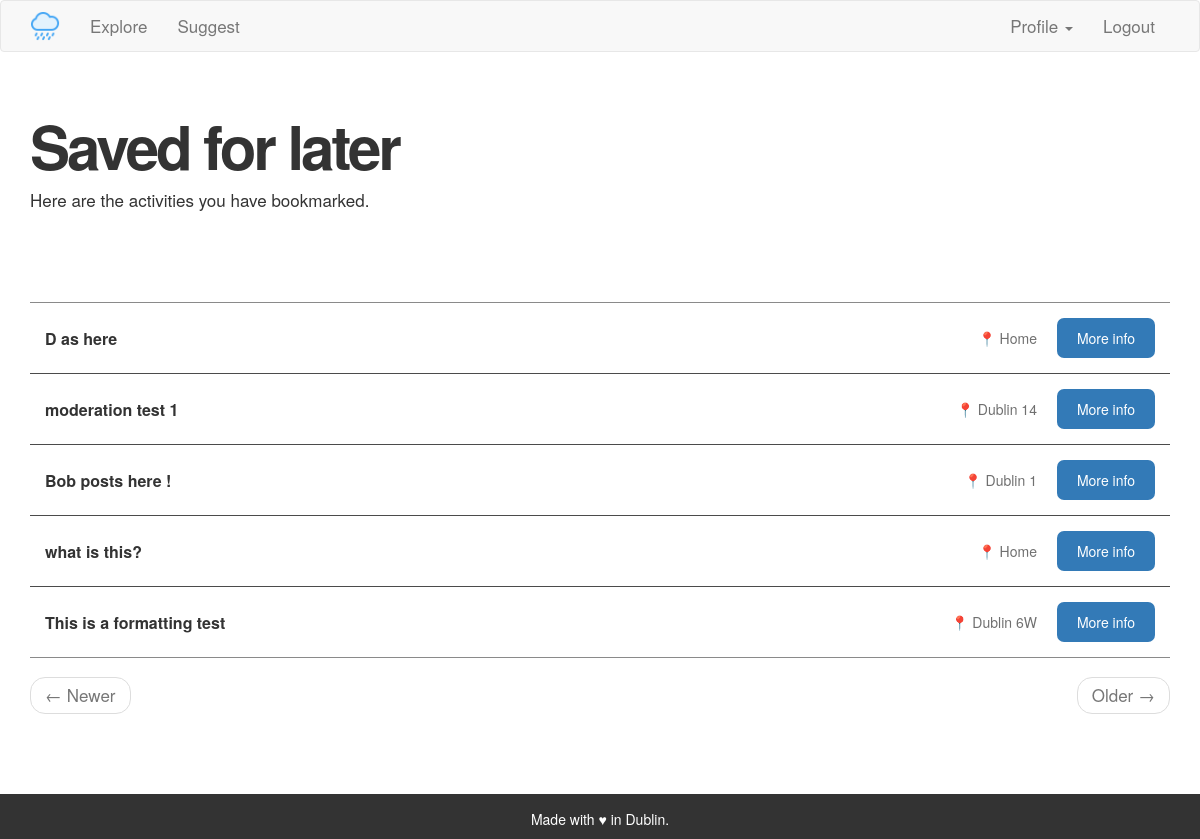
Page /saved/Theo (signed in) on the committed database.
### app/models.py (models this page shows, shortened)
class Activity(db.Model):
    id = db.Column(db.Integer, primary_key=True)
    title = db.Column(db.String(140))
    body = db.Column(db.String(1400))
    location = db.Column(db.String(140))
    timestamp = db.Column(db.DateTime, index=True, default=datetime.utcnow)
    user_id = db.Column(db.Integer, db.ForeignKey('user.id'))
    moderation = db.Column(db.Integer, default=1)

### app/routes.py (the view)
@app.route('/saved/<username>')
@login_required
def saved(username):
    user = User.query.filter_by(username=username).first_or_404()
    if current_user == user:
        page = request.args.get('page', 1, type=int)
        activities = Activity.query.join(Bookmark, (Bookmark.activity_id ==
            Activity.id)).filter(Bookmark.user_id == user.id).filter(
        Activity.moderation == 0).order_by(Activity.timestamp.desc()).paginate(
            page=page, per_page=app.config['POSTS_PER_PAGE'], error_out=False)
        next_url = url_for('saved', username=current_user.username,
            page=activities.next_num) \
            if activities.has_next else None
        prev_url = url_for('saved', username=current_user.username,
            page=activities.prev_num) \
            if activities.has_prev else None
        return render_template('saved_activities.html', user=user,
            activities=activities.items,
            next_url=next_url, prev_url=prev_url)
    elif current_user != user:
        flash("You can't access this page.")
        return redirect(url_for('username', username=current_user.username))
    return render_template('saved_activities.html', user=user,
        activities=activities)

### app/models.py (called while the page is built)
@login.user_loader
def load_user(id):
    return User.query.get(int(id))

### app/routes.py (called while the page is built)
@app.before_request
def before_request():
    if current_user.is_authenticated:
        current_user.last_seen = datetime.utcnow()
        db.session.commit()

### app/templates/saved_activities.html (shortened to what this page needs)
{% extends "base.html" %}
{% block app_content %}
    <h1>Saved for later</h1>
    <p>Here are the activities you have bookmarked.</p>
    <br>
    <div class="indexactivities">
    {% for activity in activities %}
        {% include '_activity.html' %}
    {% endfor %}
    </div>
    <nav aria-label="...">
        <ul class="pager">
            <li class="previous{% if not prev_url %} disabled{% endif %}">
                <a href="{{ prev_url or '#' }}">
                    <span aria-hidden="true">&larr;</span> Newer
                </a>
            </li>
            <li class="next{% if not next_url %} disabled{% endif %}">
                <a href="{{ next_url or '#' }}">
                    Older <span aria-hidden="true">&rarr;</span>
                </a>
            </li>
        </ul>
    </nav>
{% endblock %}

### app/templates/_activity.html (shortened to what this page needs)
    <table class="activitytable">
        <tr valign="top">
            <td class="activityrow">
                <div class="activitytitle"><a href="{{ url_for('activitypage',
                    activityid=activity.id) }}">{{ activity.title }}</a> &ensp;
                </div>
                <div class= "activitylocation">📍 {{ activity.location }}</div>
                <div class= "activitymore"><a href="{{ url_for('activitypage',
                    activityid=activity.id) }}">More info</a></div>
            </td>
        </tr>
    </table>

### app/static/custom.css (style rules this page uses)
p { font-size: 17px !important; }
h1 { font-size: 60px; font-weight: 600 !important; letter-spacing: -3px; margin-top: 40px !important; }
ul { font-size: 17px; }
.indexactivities table { width: 100% !important; margin-bottom: -1px; }
.activitytable th, td { padding: 15px; border-width: 1px 0 1px 0; border-style: solid; border-color: #00000075; border-collapse: collapse; }
.activitytitle { font-weight: 599 !important; margin-top: 10px; font-size: 16px; }
.activitytitle a { color: #333; }
.activitylocation { color: #707070; flex: 1; text-align: right; margin-right: 20px; margin-top: 10px; text-transform: capitalize; }
.activitymore { background-color: #337ab7; padding: 10px 20px; color: #FFF; border-radius: 7px; }
.activitymore a { color: #FFF; }
.activityrow { display: flex; justify-content: space-between; }
.pager { width: 100%; }
.previous { border-radius: 7px !important; }
.next { border-radius: 7px !important; }

### rows in the picture
Activity: title "D as here", location "Home"
Activity: title "moderation test 1", location "Dublin 14"
Activity: title "Bob posts here !", location "Dublin 1"
Activity: title "what is this?", location "Home"
Activity: title "This is a formatting test", location "Dublin 6W"
